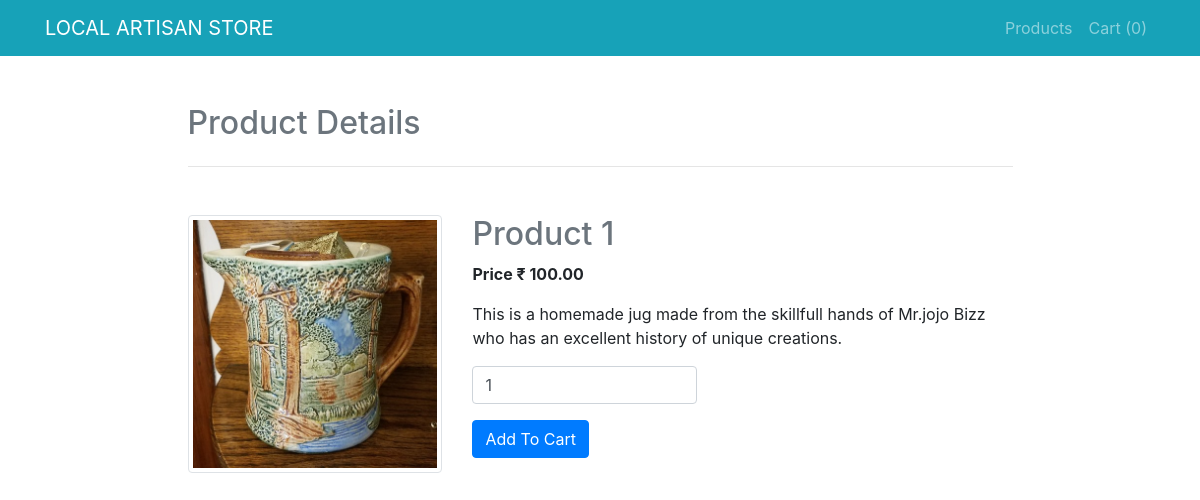
Page /view_details.php?id=2 on the committed database.
### tables this page shows
CREATE TABLE IF NOT EXISTS `products` (
  `PID` int(10) unsigned NOT NULL AUTO_INCREMENT,
  `PRODUCT` varchar(45) NOT NULL DEFAULT '',
  `PRICE` double(10,2) NOT NULL DEFAULT '0.00',
  `IMAGE` varchar(45) NOT NULL DEFAULT '',
  `DESCRIPTION` text,
  PRIMARY KEY (`PID`)
);

### view_details.php (the view, shortened to what this page needs)
<?php
	include "config.php";
	$data=[];
	$sql="select * from products where PID={$_GET["id"]}";
	$res=$con->query($sql);
	if($res->num_rows>0){
		$data=$row=$res->fetch_assoc();
	}
?>
<html>
	<head>
		<link rel="stylesheet" href="https://maxcdn.bootstrapcdn.com/bootstrap/4.0.0/css/bootstrap.min.css">
    </head>
    <body>
	<?php include "navbar.php"; ?>
        <div class='container mt-5'>
			<div class='row'>
				<div class='col-md-9 mx-auto'>
					<h2 class='text-muted mb-4'>Product Details</h2><hr>
					<div class='row mt-5'>
						<div class='col-md-4'>
							  <img src="images/<?php echo $data["IMAGE"]; ?>" class='img-thumbnail'>
						</div>
						<div class='col-md-8'>
							<h2 class='text-muted'><?php echo $data["PRODUCT"]; ?></h2>
							<p class="font-weight-bold">Price &#8377; <?php echo $data["PRICE"]; ?></p>
							<p><?php echo $data["DESCRIPTION"]; ?></p>
							<form method='post' action='<?php echo $_SERVER["REQUEST_URI"];?>'>
									<p><input type='number' min='1' value='1' name='qty' required class='form-control col-md-5'></p>
								<input type='submit' name='submit' value='Add To Cart' class='btn btn-primary'>
							</form>
						</div>
					</div>
				</div>
			</div>
		</div>
    </body>
</html>

### rows in the picture
products: IMAGE (picture), PRODUCT "Product 1", PRICE "100.00", DESCRIPTION "This is a homemade jug made from the skillfull hands of Mr.jojo Bizz who has an excellent history of unique creations."

### other values in the picture
$cart->get_cart_count() "0"
